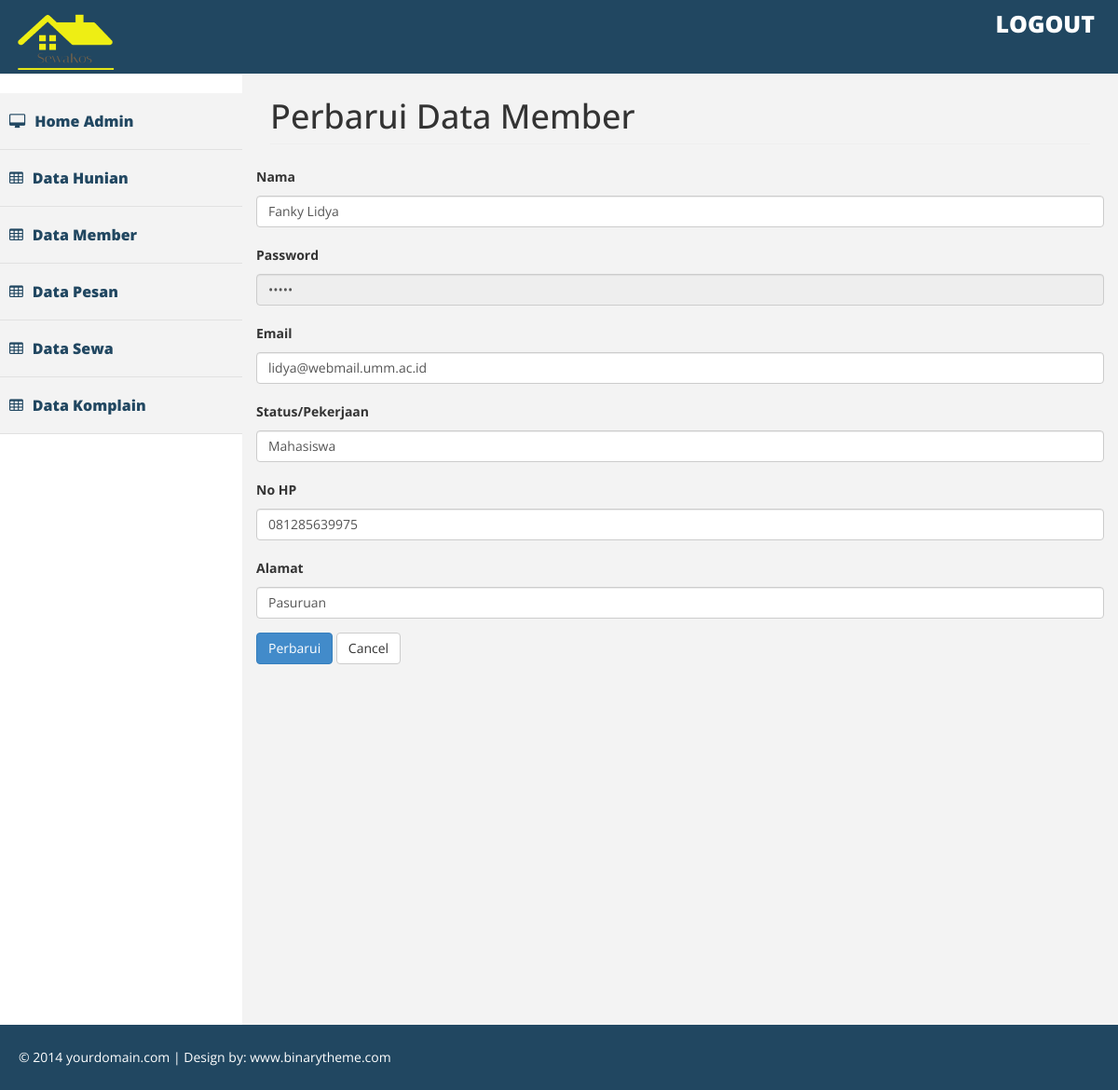
The page /member/update/11 on the database its author committed.
### tables this page shows
CREATE TABLE `member` (
  `id_member` int(15) NOT NULL,
  `nama_member` varchar(200) NOT NULL,
  `pass_member` varchar(200) NOT NULL,
  `email_member` varchar(200) NOT NULL,
  `status` varchar(200) NOT NULL,
  `nohp` varchar(200) NOT NULL,
  `alamat_member` varchar(200) NOT NULL
);

### application/controllers/Member.php (called while the page is built, shortened)
<?php
class Member extends CI_Controller
{
	function __construct()
	{
		$this->load->model('Member_model');
		$this->load->helper('url');
	}
	function update($id)
	{
		$member = $this->Member_model->ambil_data_id($id);
		$data = array(
			'aksi' 				=> site_url('Member/update_aksi'),
			'nama'		 		=> set_value('nama', $member->nama_member),
			'password' 			=> set_value('password', $member->pass_member),
			'email' 			=> set_value('email', $member->email_member),
			'status' 			=> set_value('status', $member->status),
			'nohp' 				=> set_value('status', $member->nohp),
			'alamat' 			=> set_value('alamat', $member->alamat_member),
			'id_member' 		=> set_value('id_member', $member->id_member),
			'button' 			=> 'Perbarui'
		);
		$this->load->view('Admin/Member_form', $data);
	}
}

### index.php (called while the page is built, shortened)
<?php
require_once BASEPATH.'core/CodeIgniter.php';

### application/models/Member_model.php (called while the page is built, shortened)
<?php
class Member_model extends CI_Model
{
	public $member			= 'member';
	public $id				= 'id_member';
	function ambil_data_id($id)
	{
		$this->db->where($this->id,$id);
		return $this->db->get($this->member)->row();
	}
}
?>

### application/views/Admin/Member_form.php (the view, shortened to what this page needs)
<div id="page-wrapper">
	<div class="row">
		<div class="col-lg-12">
			<h1 class="page-header"><?php echo $button; ?> Data Member</h1>
		</div>
		<form action="<?php echo $aksi; ?>" method="POST" enctype="multipart/form-data">
			<div class="form-group">
				<label>Nama </label>
				<input type="text" name="nama" class="form-control" placeholder="Masukkan Nama"
				required value="<?php echo $nama; ?>">
			</div>
			<div class="form-group">
				<label>Password </label>
				<input type="password" name="password" class="form-control" placeholder="Masukkan Password"
				required value="<?php echo $password; ?>" readonly >
			</div>
			<div class="form-group">
				<label>Email </label>
				<input type="email" name="email" class="form-control" placeholder="Masukkan Email"
				required value="<?php echo $email; ?>" >
			</div>
			<div class="form-group">
				<label>Status/Pekerjaan</label>
				<input type="text" name="status" class="form-control" placeholder="Masukkan Status/Pekerjaan "
				required value="<?php echo $status; ?>">
			</div>
			<div class="form-group">
				<label>No HP</label>
				<input type="text" name="nohp" class="form-control" placeholder="Masukkan No HP "
				required value="<?php echo $nohp; ?>">
			</div>
			<div class="form-group">
				<label>Alamat </label>
				<input type="text" name="alamat" class="form-control" placeholder="Masukkan Alamat"
				required value="<?php echo $alamat; ?>">
			</div>
			<button class="btn btn-primary" type="submit"><?php echo $button; ?></button>
			<a href="<?php echo site_url('Member/data_member')?>" class="btn btn-default">Cancel</a>
		</form>
	</div>
</div>

### assets/admin/css/custom.css (style rules this page uses)
body { font-family: 'Open Sans', sans-serif; line-height:30px; }
#page-wrapper { padding: 15px 15px; min-height: 600px; background:#F3F3F3; }
@media (min-width:768px) { #page-wrapper { margin: 0 0 0 260px; padding: 15px 30px; min-height: 1050px; } }

### rows shown on the page
member: nama "Fanky Lidya", email "lidya@webmail.umm.ac.id", status "Mahasiswa", nohp "081285639975", alamat "Pasuruan"

### other values the page prints
$button "Perbarui"
